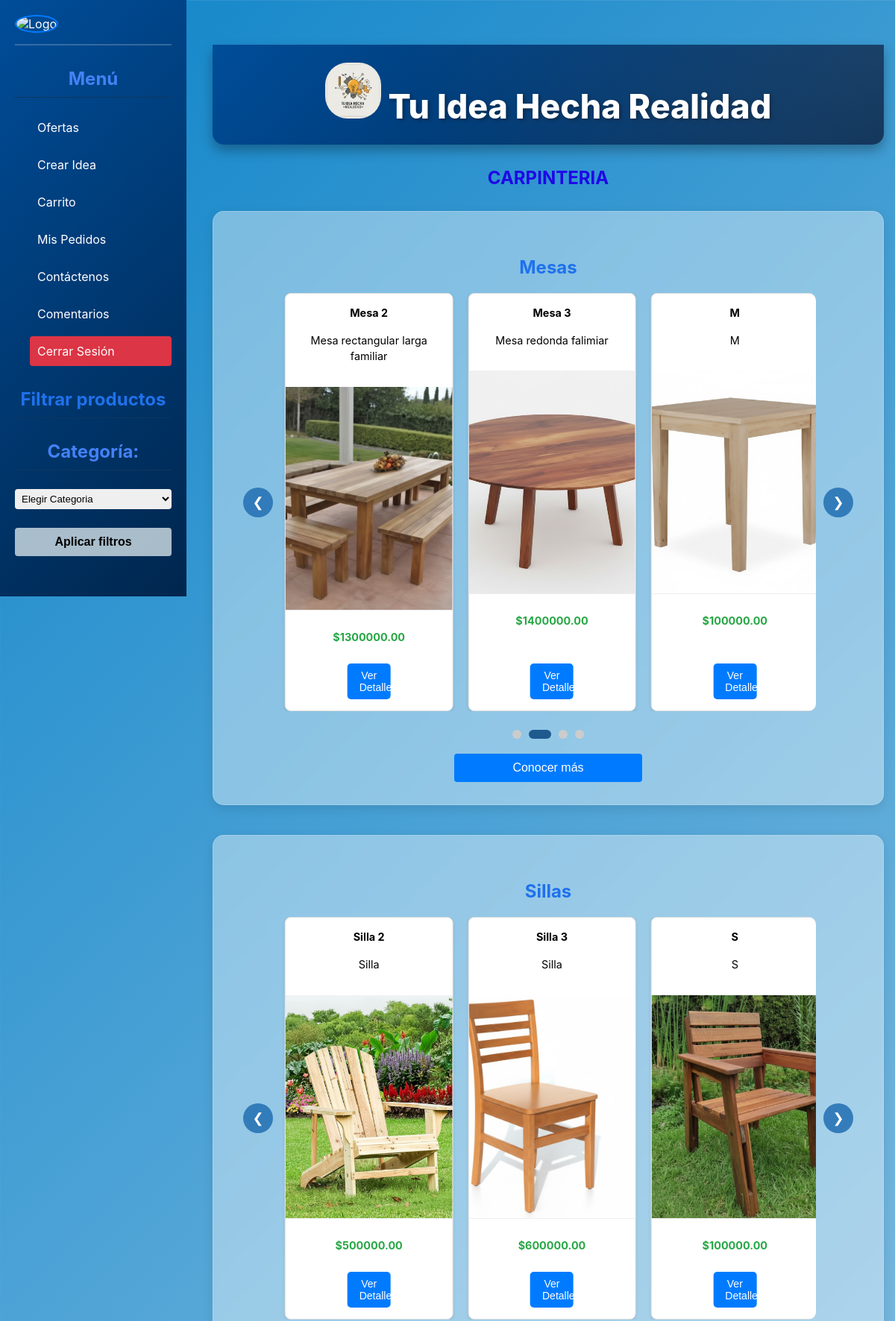
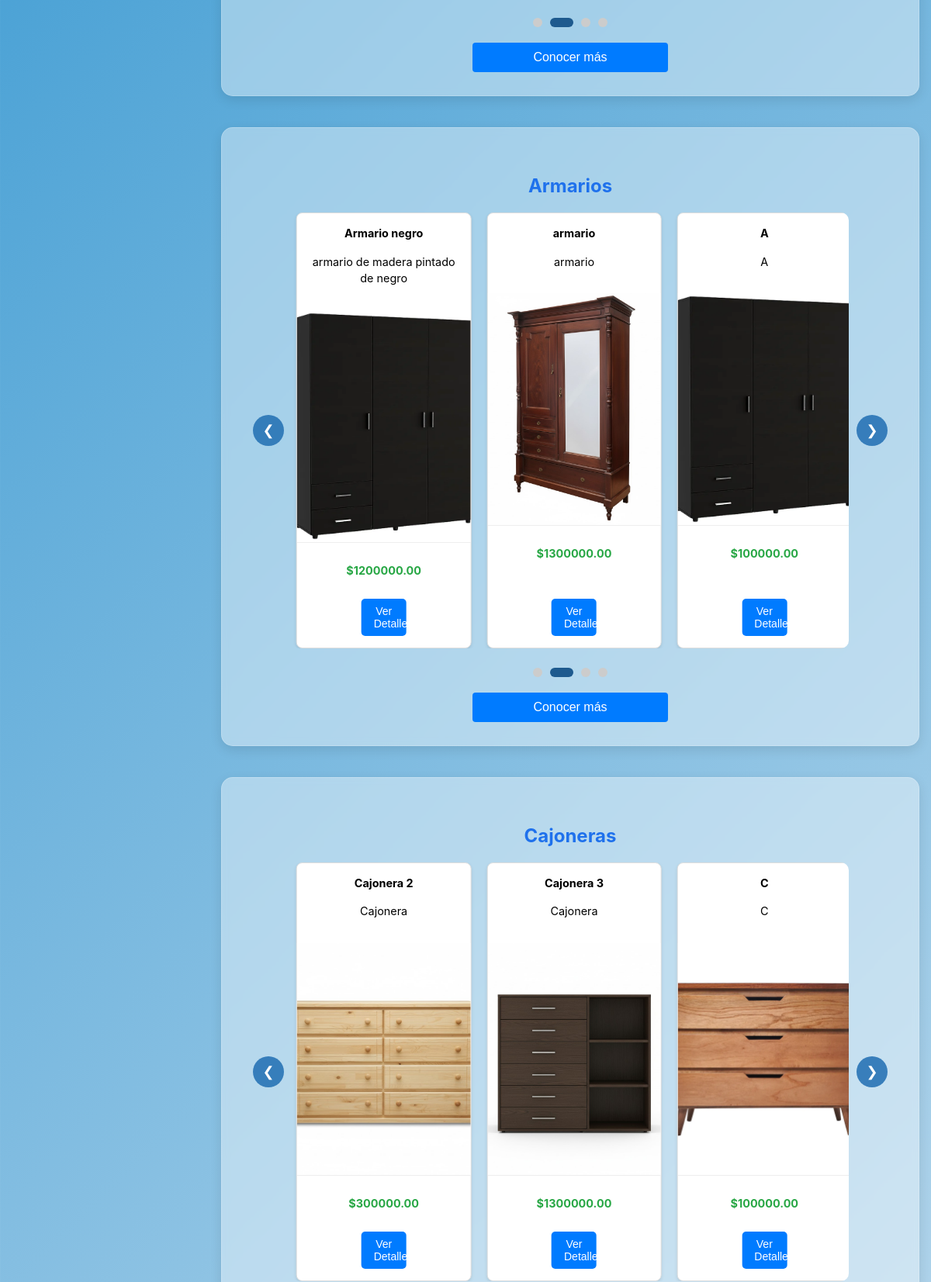
/productos/ (upper part), run on the app's committed database (2 pictures, top to bottom).
### core/models.py (models this page shows)
class Mesas(models.Model):
    nombre1 = models.CharField(max_length=100)
    descripcion1 = models.CharField(max_length=250, default='', blank=True,null=True)
    precio1 = models.DecimalField(max_digits=10, decimal_places=2)
    imagen1 = models.ImageField(upload_to='uploads/productos/')
    cantidad_disponible = models.IntegerField(default=0)

class Sillas(models.Model):
    nombre2 = models.CharField(max_length=100)
    descripcion2 = models.CharField(max_length=250, default='', blank=True,null=True)
    precio2 = models.DecimalField(max_digits=10, decimal_places=2)
    imagen2 = models.ImageField(upload_to='uploads/productos/')
    cantidad_disponible = models.IntegerField(default=0)

class Armarios(models.Model):
    nombre3 = models.CharField(max_length=100)
    descripcion3 = models.CharField(max_length=250, default='', blank=True,null=True)
    precio3 = models.DecimalField(max_digits=10, decimal_places=2)
    imagen3 = models.ImageField(upload_to='uploads/productos/')
    cantidad_disponible = models.IntegerField(default=0)

class Cajoneras(models.Model):
    nombre4 = models.CharField(max_length=100)
    descripcion4 = models.CharField(max_length=250, default='', blank=True,null=True)
    precio4 = models.DecimalField(max_digits=10, decimal_places=2)
    imagen4 = models.ImageField(upload_to='uploads/productos/')
    cantidad_disponible = models.IntegerField(default=0)

### core/views.py (the view)
# urls.py: path('productos/',views.productos,name='productos'),
def productos(request):
    usernameCliente = request.session.get('usernameCliente')
    usuario = None
    if usernameCliente:
        try:
            usuario = UserClientes.objects.get(usernameCliente=usernameCliente)
        except UserClientes.DoesNotExist:
            pass
    mesas = Mesas.objects.all()[:10]
    sillas = Sillas.objects.all()[:10]
    armarios = Armarios.objects.all()[:10]
    cajoneras = Cajoneras.objects.all()[:10]
    escritorios = Escritorios.objects.all()[:10]
    utensilios = Utensilios.objects.all()[:10]
    context = {
        'usuario': usuario,
        'mesas': mesas,
        'sillas': sillas,
        'armarios': armarios,
        'cajoneras': cajoneras,
        'escritorios': escritorios,
        'utensilios': utensilios,
    }
    return render(request, 'core/productos.html', context)

### core/templates/core/productos.html (shortened to what this page needs)
<!DOCTYPE html>
<html lang="es">
<head>
    {% load static %}
    <link rel="stylesheet" href="{% static 'core/css/styles.css' %}">
</head>
<body>
<div class="sidebar">
    <div class="sidebar-user-info">
        <a href="{% url 'perfilUsuario' %}" class="user-avatar-link">
            {% if usuario.foto_perfil %}
                <img src="{{ usuario.foto_perfil.url }}" alt="Foto de perfil" width="50" height="50" style="border-radius: 50%; border: 2px solid #007BFF; object-fit: cover;">
            {% else %}
                <img src="{% static 'core/img/Perfil.png' %}" alt="Logo" width="50" height="50" style="border-radius: 50%; border: 2px solid #007BFF;">
            {% endif %}
        </a>
    </div>
  <h2 class="h2-side">Menú</h2>
  <ul>
    <li><a href="{% url 'productos' %}">Ofertas</a></li>
    <li><a href="{% url 'idea' %}">Crear Idea</a></li>
    <li><a href="{% url 'carrito' %}" style="position: relative;">
        Carrito
    </a></li>
    <li><a href="{% url 'mis_pedidos' %}">Mis Pedidos</a></li>
    <li><a href="{% url 'contact' %}">Contáctenos</a></li>
    <li><a href="{% url 'comentarios' %}">Comentarios</a></li>
    <li><a href="{% url 'logout' %}" class="logout-button">Cerrar Sesión</a></li>
  </ul>
  <div class="filtros">
    <h3>Filtrar productos</h3>
    <h2 for="categoria" class="h2-side">Categoría:</h2>
    <select id="categoria">
        <option value="">Elegir Categoria</option>
    </select>
    <button onclick="aplicarFiltros()">Aplicar filtros</button>
  </div>
</div>
<div class="main-content-wrapper">
  <header>
    <h1 class="div" style="text-align: center;">
      <img src="{% static 'core/img/Gemini_Generated_Image_tzay6utzay6utzay.jfif' %}" alt="Logo" width="75" height="75">
      Tu Idea Hecha Realidad
    </h1>
  </header>
    <section>
        <div>
            <h2>CARPINTERIA</h2>
            <br>
        </div>
        <section class="seccion-at">
            <div>
                <h3>Mesas</h3>
                <div class="carousel-productos-container" data-categoria="mesas">
                    <button class="carousel-btn prev-btn" onclick="moveProductosCarousel('mesas', -1)">❮</button>
                    <div class="carousel-productos-wrapper">
                        <div class="carousel-productos-track" id="mesasTrack">
                            {% for mesa in mesas %}
                            <div class="articulo carousel-item">
                                <div>
                                    <div>
                                        <div class="contenido-articulo">
                                            <p><b>{{ mesa.nombre1 }}</b></p>
                                            <p>{{ mesa.descripcion1|truncatewords:15 }}</p>
                                        </div>
                                    </div>
                                </div>
                                {% if mesa.imagen1 %}
                                <img src="{{ mesa.imagen1.url }}" alt="{{ mesa.nombre1 }}">
                                {% else %}
                                <img src="{% static 'core/img/Mesa.jpg' %}" alt="{{ mesa.nombre1 }}">
                                {% endif %}
                                <div class="contenido-articulo">
                                    <p class="precio-destacado">${{ mesa.precio1 }}</p>
                                    <button class="btn-ver-detalles" onclick="mostrarDetalles('mesa', {{ mesa.id }}, '{{ mesa.nombre1|escapejs }}', '{{ mesa.descripcion1|escapejs }}', '{{ mesa.precio1 }}', '{% if mesa.imagen1 %}{{ mesa.imagen1.url }}{% else %}{% static 'core/img/Mesa.jpg' %}{% endif %}')">Ver Detalles</button>
                                </div>
                            </div>
                            {% empty %}
                            <div class="articulo carousel-item">
                                <div class="contenido-articulo">
                                    <p>No hay productos disponibles</p>
                                </div>
                            </div>
                            {% endfor %}
                        </div>
                    </div>
                    <button class="carousel-btn next-btn" onclick="moveProductosCarousel('mesas', 1)">❯</button>
                </div>
                <div class="carousel-indicators" id="mesasIndicators"></div>
                <br>
                <button><a href="{% url 'ceramica' %}">Conocer más</a></button>
            </div>
        </section>
        <br>
        <br>
        <section class="seccion-at">
            <div>
                <h3>Sillas</h3>
                <div class="carousel-productos-container" data-categoria="sillas">
                    <button class="carousel-btn prev-btn" onclick="moveProductosCarousel('sillas', -1)">❮</button>
                    <div class="carousel-productos-wrapper">
                        <div class="carousel-productos-track" id="sillasTrack">
                            {% for silla in sillas %}
                            <div class="articulo carousel-item">
                                <div>
                                    <div>
                                        <div class="contenido-articulo">
                                            <p><b>{{ silla.nombre2 }}</b></p>
                                            <p>{{ silla.descripcion2|truncatewords:15 }}</p>
                                        </div>
                                    </div>
                                </div>
                                {% if silla.imagen2 %}
                                <img src="{{ silla.imagen2.url }}" alt="{{ silla.nombre2 }}">
                                {% else %}
                                <img src="{% static 'core/img/Sillas.jpg' %}" alt="{{ silla.nombre2 }}">
                                {% endif %}
                                <div class="contenido-articulo">
                                    <p class="precio-destacado">${{ silla.precio2 }}</p>
                                    <button class="btn-ver-detalles" onclick="mostrarDetalles('silla', {{ silla.id }}, '{{ silla.nombre2|escapejs }}', '{{ silla.descripcion2|escapejs }}', '{{ silla.precio2 }}', '{% if silla.imagen2 %}{{ silla.imagen2.url }}{% else %}{% static 'core/img/Sillas.jpg' %}{% endif %}')">Ver Detalles</button>
                                </div>
                            </div>
                            {% empty %}
                            <div class="articulo carousel-item">
                                <div class="contenido-articulo">
                                    <p>No hay productos disponibles</p>
                                </div>
                            </div>
                            {% endfor %}
                        </div>
                    </div>
                    <button class="carousel-btn next-btn" onclick="moveProductosCarousel('sillas', 1)">❯</button>
                </div>
                <div class="carousel-indicators" id="sillasIndicators"></div>
                <br>
                <button><a href="{% url 'vidrieria' %}">Conocer más</a></button>
            </div>
        </section>
        <br>
        <br>
        <section class="seccion-at">
            <div>
                <h3>Armarios</h3>
                <div class="carousel-productos-container" data-categoria="armarios">
                    <button class="carousel-btn prev-btn" onclick="moveProductosCarousel('armarios', -1)">❮</button>
                    <div class="carousel-productos-wrapper">
                        <div class="carousel-productos-track" id="armariosTrack">
                            {% for armario in armarios %}
                            <div class="articulo carousel-item">
                                <div>
                                    <div>
                                        <div class="contenido-articulo">
                                            <p><b>{{ armario.nombre3 }}</b></p>
                                            <p>{{ armario.descripcion3|truncatewords:15 }}</p>
                                        </div>
                                    </div>
                                </div>
                                {% if armario.imagen3 %}
                                <img src="{{ armario.imagen3.url }}" alt="{{ armario.nombre3 }}">
                                {% else %}
                                <img src="{% static 'core/img/Armario.jpg' %}" alt="{{ armario.nombre3 }}">
                                {% endif %}
                                <div class="contenido-articulo">
                                    <p class="precio-destacado">${{ armario.precio3 }}</p>
                                    <button class="btn-ver-detalles" onclick="mostrarDetalles('armario', {{ armario.id }}, '{{ armario.nombre3|escapejs }}', '{{ armario.descripcion3|escapejs }}', '{{ armario.precio3 }}', '{% if armario.imagen3 %}{{ armario.imagen3.url }}{% else %}{% static 'core/img/Armario.jpg' %}{% endif %}')">Ver Detalles</button>
                                </div>
                            </div>
                            {% empty %}
                            <div class="articulo carousel-item">
                                <div class="contenido-articulo">
                                    <p>No hay productos disponibles</p>
                                </div>
                            </div>
                            {% endfor %}
                        </div>
                    </div>
                    <button class="carousel-btn next-btn" onclick="moveProductosCarousel('armarios', 1)">❯</button>
                </div>
                <div class="carousel-indicators" id="armariosIndicators"></div>
                <br>
                <button><a href="{% url 'carpinteria' %}">Conocer más</a></button>
            </div>
        </section>
        <br>
        <br>
        <section class="seccion-at">
            <div>
                <h3>Cajoneras</h3>
                <div class="carousel-productos-container" data-categoria="cajoneras">
                    <button class="carousel-btn prev-btn" onclick="moveProductosCarousel('cajoneras', -1)">❮</button>
                    <div class="carousel-productos-wrapper">
                        <div class="carousel-productos-track" id="cajonerasTrack">
                            {% for cajonera in cajoneras %}
                            <div class="articulo carousel-item">
                                <div>
                                    <div>
                                        <div class="contenido-articulo">
                                            <p><b>{{ cajonera.nombre4 }}</b></p>
                                            <p>{{ cajonera.descripcion4|truncatewords:15 }}</p>
                                        </div>
                                    </div>
                                </div>
                                {% if cajonera.imagen4 %}
                                <img src="{{ cajonera.imagen4.url }}" alt="{{ cajonera.nombre4 }}">
                                {% else %}
                                <img src="{% static 'core/img/Cajonera1.webp' %}" alt="{{ cajonera.nombre4 }}">
                                {% endif %}
                                <div class="contenido-articulo">
                                    <p class="precio-destacado">${{ cajonera.precio4 }}</p>
                                    <button class="btn-ver-detalles" onclick="mostrarDetalles('cajonera', {{ cajonera.id }}, '{{ cajonera.nombre4|escapejs }}', '{{ cajonera.descripcion4|escapejs }}', '{{ cajonera.precio4 }}', '{% if cajonera.imagen4 %}{{ cajonera.imagen4.url }}{% else %}{% static 'core/img/Cajonera1.webp' %}{% endif %}')">Ver Detalles</button>
                                </div>
                            </div>
                            {% empty %}
                            <div class="articulo carousel-item">
                                <div class="contenido-articulo">
                                    <p>No hay productos disponibles</p>
                                </div>
                            </div>
                            {% endfor %}
                        </div>
                    </div>
                    <button class="carousel-btn next-btn" onclick="moveProductosCarousel('cajoneras', 1)">❯</button>
                </div>
                <br>
            </div>
        </section>
        <br>
        <br>
        <br>
        <br>
    </section>
</div>
</body>
</html>

### data on the page
Mesas: nombre1 "Mesa 2", descripcion1 "Mesa rectangular larga familiar", imagen1 (picture), precio1 "1300000.00"
Mesas: nombre1 "Mesa 3", descripcion1 "Mesa redonda falimiar", imagen1 (picture), precio1 "1400000.00"
Mesas: nombre1 "M", descripcion1 "M", imagen1 (picture), precio1 "100000.00"
Sillas: nombre2 "Silla 2", descripcion2 "Silla", imagen2 (picture), precio2 "500000.00"
Sillas: nombre2 "Silla 3", descripcion2 "Silla", imagen2 (picture), precio2 "600000.00"
Sillas: nombre2 "S", descripcion2 "S", imagen2 (picture), precio2 "100000.00"
Armarios: nombre3 "Armario negro", descripcion3 "armario de madera pintado de negro", imagen3 (picture), precio3 "1200000.00"
Armarios: nombre3 "armario", descripcion3 "armario", imagen3 (picture), precio3 "1300000.00"
Armarios: nombre3 "A", descripcion3 "A", imagen3 (picture), precio3 "100000.00"
Cajoneras: nombre4 "Cajonera 2", descripcion4 "Cajonera", imagen4 (picture), precio4 "300000.00"
Cajoneras: nombre4 "Cajonera 3", descripcion4 "Cajonera", imagen4 (picture), precio4 "1300000.00"
Cajoneras: nombre4 "C", descripcion4 "C", imagen4 (picture), precio4 "100000.00"
